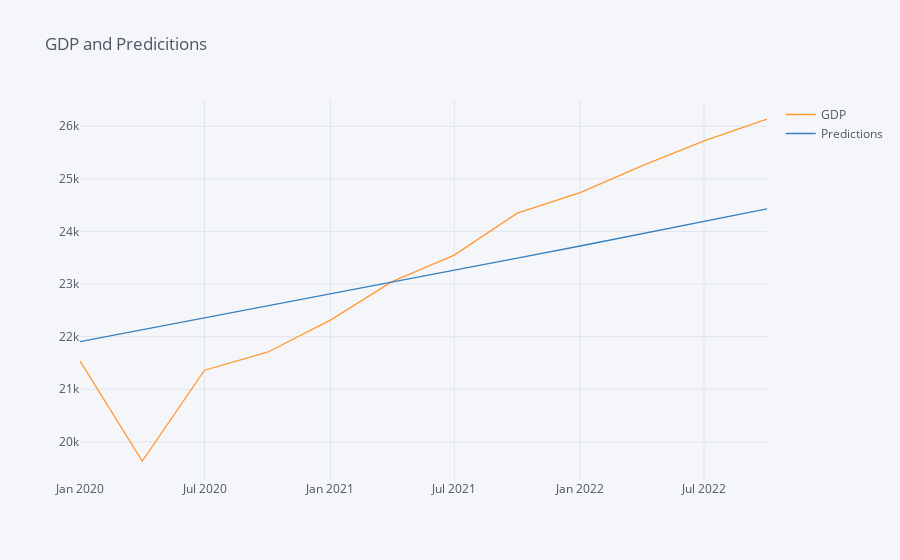

This figure's notebook cell:
### Code cell
# interactive plotly
test.iplot(kind="line", title='GDP and Predicitions')

### Figure 1 — Plotly figure (JSON) as saved in the notebook; plotly's stock layout.template omitted (floating-point values rounded to 4 significant figures)
{"data": [{"line": {"color": "rgba(255, 153, 51, 1.0)", "dash": "solid", "shape": "linear", "width": 1.3}, "mode": "lines", "name": "GDP", "text": "", "type": "scatter", "x": ["2020-01-01", "2020-04-01", "2020-07-01", "2020-10-01", "2021-01-01", "2021-04-01", "2021-07-01", "2021-10-01", "2022-01-01", "2022-04-01", "2022-07-01", "2022-10-01"], "y": [21540.0, 19640.0, 21360.0, 21700.0, 22310.0, 23050.0, 23550.0, 24350.0, 24740.0, 25250.0, 25720.0, 26140.0]}, {"line": {"color": "rgba(55, 128, 191, 1.0)", "dash": "solid", "shape": "linear", "width": 1.3}, "mode": "lines", "name": "Predictions", "text": "", "type": "scatter", "x": ["2020-01-01", "2020-04-01", "2020-07-01", "2020-10-01", "2021-01-01", "2021-04-01", "2021-07-01", "2021-10-01", "2022-01-01", "2022-04-01", "2022-07-01", "2022-10-01"], "y": [21910.0, 22130.0, 22360.0, 22580.0, 22810.0, 23030.0, 23260.0, 23490.0, 23720.0, 23960.0, 24190.0, 24430.0]}], "layout": {"legend": {"bgcolor": "#F5F6F9", "font": {"color": "#4D5663"}}, "paper_bgcolor": "#F5F6F9", "plot_bgcolor": "#F5F6F9", "title": {"font": {"color": "#4D5663"}, "text": "GDP and Predicitions"}, "xaxis": {"gridcolor": "#E1E5ED", "showgrid": true, "tickfont": {"color": "#4D5663"}, "title": {"font": {"color": "#4D5663"}, "text": ""}, "zerolinecolor": "#E1E5ED"}, "yaxis": {"gridcolor": "#E1E5ED", "showgrid": true, "tickfont": {"color": "#4D5663"}, "title": {"font": {"color": "#4D5663"}, "text": ""}, "zerolinecolor": "#E1E5ED"}}}
